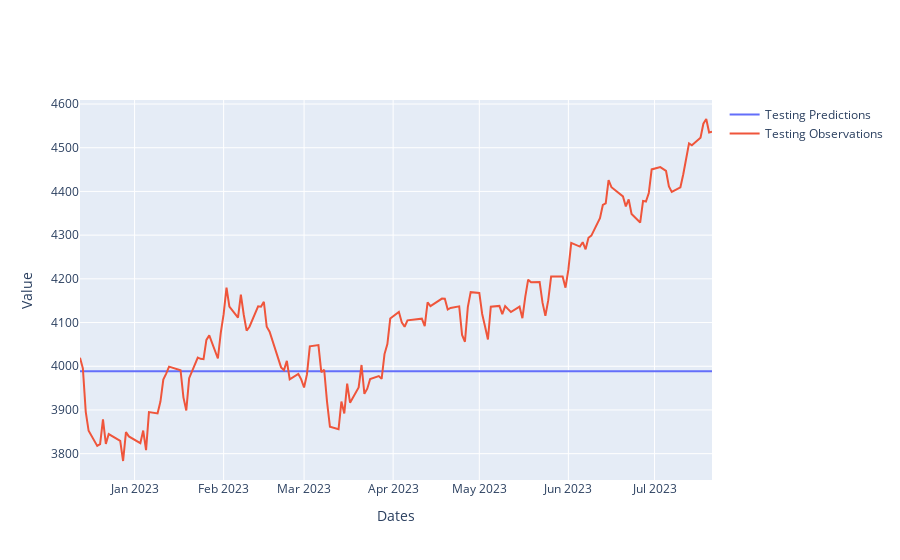

The cell this chart's notebook holds for it:
### Code cell
plot_test(X_test, y_test)

### Figure 1 — Plotly figure (JSON) as saved in the notebook; plotly's stock layout.template omitted (floating-point values rounded to 4 significant figures; data arrays with more than 128 entries replaced by an {"elided": "..."} marker saying what was removed)
{"data": [{"mode": "lines", "name": "Testing Predictions", "type": "scatter", "x": {"elided": "151 str values"}, "y": {"elided": "151 float values"}}, {"mode": "lines", "name": "Testing Observations", "type": "scatter", "x": {"elided": "151 str values"}, "y": {"elided": "151 float values"}}], "layout": {"xaxis": {"title": {"text": "Dates"}}, "yaxis": {"title": {"text": "Value"}}}}
